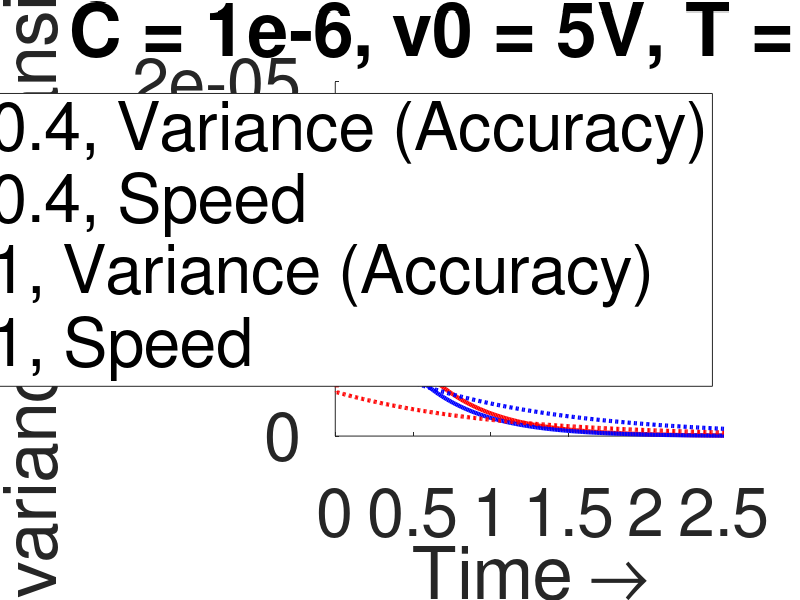

This figure's MATLAB source:
clear all
Tspan = 0:0.01:2.5;
tauv = 0.4:0.6:1;
I = zeros(length(Tspan),length(tauv));
EI = zeros(length(Tspan),length(tauv));
for j = 1:length(tauv)
    tau = tauv(j);
    C = 1e-6;
    R = tau / C;
    beta = 1/C;
    alpha = 1/R;
    v0 = 5;
    k = 1.38064852e-23;
    T = 300;
    for i = 1:length(Tspan)
        t = Tspan(i);
        I(i,j) = (alpha^2 * k * T * beta) + (alpha^2 * k * T * beta * exp(-2 * alpha * beta * t) ) + (alpha^2 * v0^2 * exp(-alpha * beta * t));
        EI(i,j) = alpha * exp(-alpha * beta * t) * v0;
    end
    I(1,j) = I(1) + 2 * k * T * alpha;
end


%% plots
hold on
% plot(I*1e5)
plot(Tspan,I(:,1)*1e5,'r','LineWidth',3)
plot(Tspan,EI(:,1),'b','LineWidth',3)
plot(Tspan,I(:,2)*1e5,'r:','LineWidth',3)
plot(Tspan,EI(:,2),'b:','LineWidth',3)
xlabel('Time \rightarrow','FontSize',48);
ylabel('Current variance and transient speed ','FontSize',48);
title('C = 1e-6, v0 = 5V, T = 300K','FontSize',48)
xt = get(gca, 'XTick');
set(gca, 'FontSize', 48)
legend({'\tau = 0.4, Variance (Accuracy)','\tau = 0.4, Speed','\tau = 1, Variance (Accuracy)','\tau = 1, Speed'},'FontSize',48);
